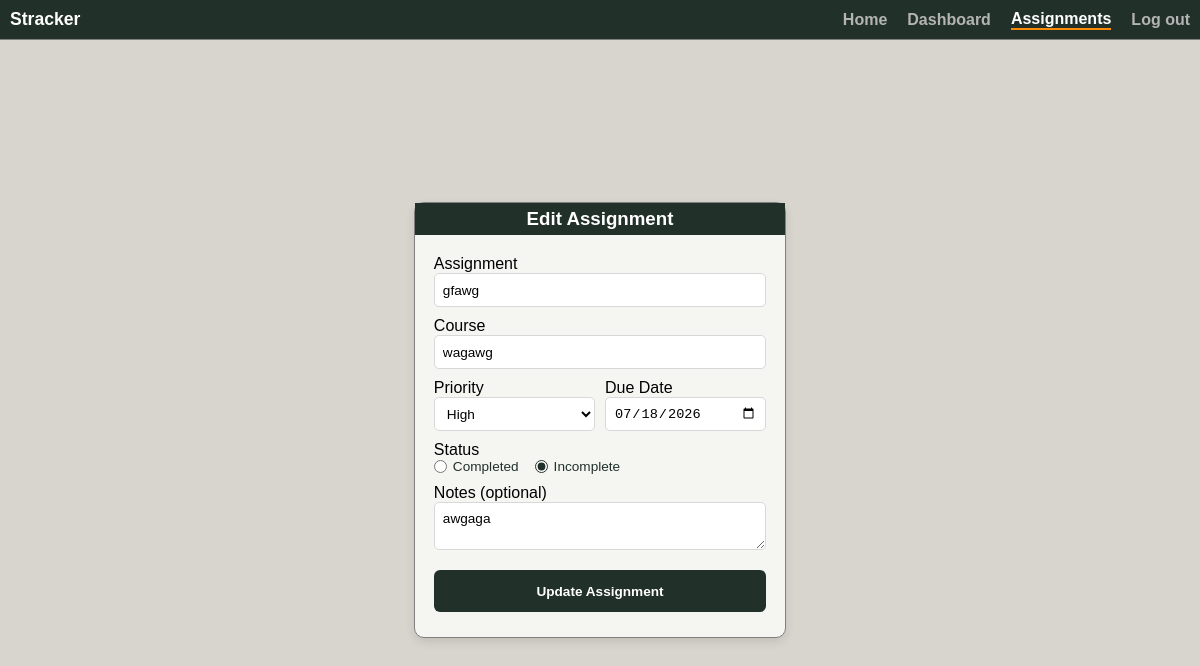
Before: /edit-assignment/1 (signed in) with the older database file.
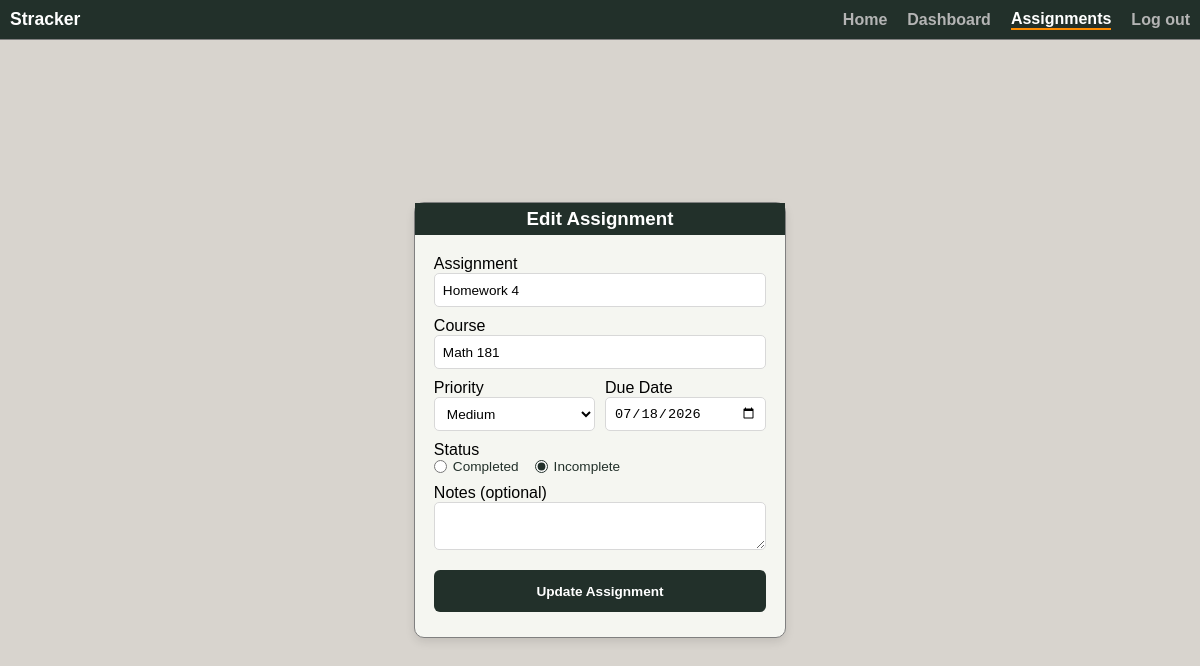
After: the same page with the newer database file.
### app/models.py (models this page shows, shortened)
class Assignment(db.Model):
    id = db.Column(db.Integer, primary_key=True)
    name = db.Column(db.String(150))
    course = db.Column(db.String(150))
    priority = db.Column(db.String(10))
    due_date = db.Column(db.Date)
    notes = db.Column(db.String(1000))
    completion_status = db.Column(db.Boolean, default=False)
    student = db.Column(db.Integer, db.ForeignKey('user.id'))

### app/dashboard/routes.py (the view, shortened to what this page needs)
@views.route("/edit-assignment/<int:id>", methods=["GET", "POST"])
@login_required
def edit_assignment(id):
    assignment = Assignment.query.get_or_404(id)
    return render_template("edit.html", assignment=assignment, user=current_user)

### app/__init__.py (called while the page is built)
def create_app():
    app = Flask(__name__)
    app.config['SECRET_KEY'] = os.environ.get("SECRET_KEY")
    app.config['SQLALCHEMY_DATABASE_URI'] = DATABASE_URL or 'sqlite:///database.db'
    db.init_app(app)
    from app.auth.routes import auth
    from app.dashboard.routes import views
    app.register_blueprint(auth, url_prefix="/auth")
    app.register_blueprint(views, url_prefix="/")
    from .models import User, Assignment
    login_manager = LoginManager()
    login_manager.login_view = "auth.login"
    login_manager.init_app(app)
    @login_manager.user_loader
    def load_user(id):
        return User.query.get(int(id))
    if not path.exists('app/' + "database.db"):
        with app.app_context():
            db.create_all()
        print('Created Database!')
    return app

### app/templates/edit.html (shortened to what this page needs)
{% extends "index.html" %}
{% block content %}
    <nav class="navbar">
        <span id="stracker">Stracker</span>
        {% if user.is_authenticated %}
        <a class = "navigation-link" href="/">Home</a>
        <a class = "navigation-link" href="/dashboard">Dashboard</a>
        <a class = "navigation-link current" href="/assignments">Assignments</a>
        <a class = "navigation-link" href="/auth/logout">Log out</a>
        {% else %}
        <a class = "navigation-link" href="/">Home</a>
        <a class = "navigation-link" href="/auth/login">Login</a>
        <a class = "navigation-link" href="/auth/sign-up">Sign-Up</a>
        {% endif %}
    </nav>
    <div id="edit-assignment-wrapper">
        <div id="edit-assignment-container" class="box-shadow">
            <h3 class="center container-header">Edit Assignment</h3>
            <form method="POST" action="/edit-assignment/{{ assignment.id }}" id="edit-assignment-form">
                <div class="form-group">
                    <label for="name">Assignment</label>
                    <input type="text" class="assignment-input" name="name" id="name" value="{{ assignment.name }}" placeholder="Example: Study for Final Exam" required>
                </div>
                <div class="form-group">
                    <label for="course">Course</label>
                    <input type="text" class="assignment-input" name="course" id="course" value="{{ assignment.course }}" required>
                </div>
                <div class="form-row">
                    <div class="form-group">
                        <label for="priority">Priority</label>
                        <select name="priority" class="assignment-input" id="priority" required>
                            <option value="Medium" {% if assignment.priority == "Medium" %}selected{% endif %}>Medium</option>
                            <option value="High" {% if assignment.priority == "High" %}selected{% endif %}>High</option>
                        </select>
                    </div>
                    <div class="form-group">
                        <label for="due_date">Due Date</label>
                        <input type="date" class="assignment-input" name="due_date" id="due_date" value="{{ assignment.due_date }}" required>
                    </div>
                </div>
                <div class="form-group">
                    <label>Status</label>
                    <div class="status-toggle">
                        <label class="radio-option" for="complete">
                            <input type="radio" name="completed" id="complete" value="True" {% if assignment.completion_status %}checked{% endif %}>
                            Completed
                        </label>
                        <label class="radio-option" for="incomplete">
                            <input type="radio" name="completed" id="incomplete" value="False" {% if not assignment.completion_status %}checked{% endif %}>
                            Incomplete
                        </label>
                    </div>
                </div>
                <div class="form-group">
                    <label for="notes">Notes (optional)</label>
                    <textarea name="notes" id="notes">{{ assignment.notes }}</textarea>
                </div>
                <input id="update-assignment" type="submit" value="Update Assignment">
            </form>
        </div>
    </div>
{% endblock %}

Changed rows visible on the page:
changed Assignment "☐ Completed": name "gfawg" → "Homework 4"; course "wagawg" → "Math 181"; priority "High" → "Medium"; notes "awgaga" → (not shown)
